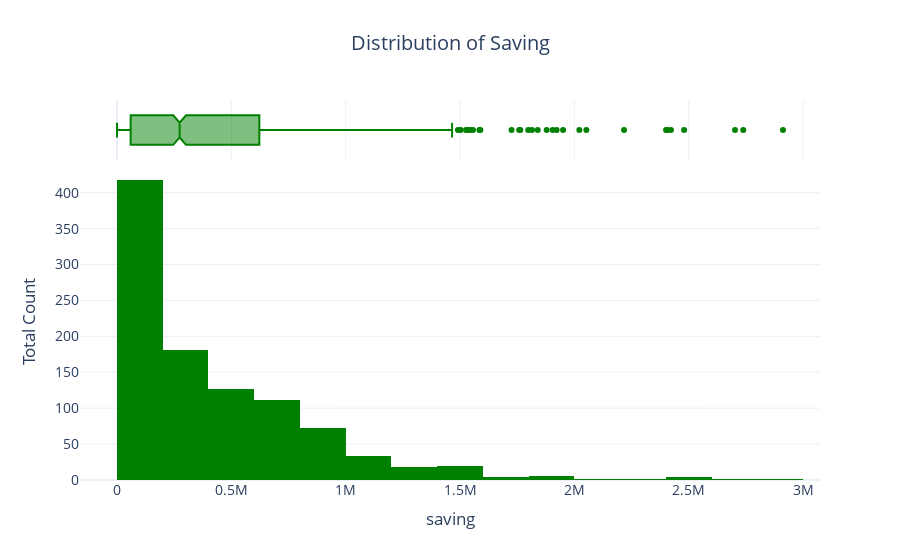

The notebook cell this image was saved under:
### Code cell
#'INCOME', 'SAVINGS', 'DEBT'
fig1=px.histogram(data,x="SAVINGS",nbins=20,title="Distribution of Saving ",
                 labels={"SAVINGS":"savings","count":"count"},
                 color_discrete_sequence=["green"],
                 marginal="box",template="plotly_white")


fig1.update_layout(
    xaxis_title="saving",
    yaxis_title="Total Count",
    title_x=0.5,   # title center
    font=dict(size=14) 
)


fig1.show()

### Figure 1 — Plotly figure (JSON) as saved in the notebook; plotly's stock layout.template omitted (floating-point values rounded to 4 significant figures; data arrays with more than 128 entries replaced by an {"elided": "..."} marker saying what was removed)
{"data": [{"bingroup": "x", "hovertemplate": "savings=%{x}<br>count=%{y}<extra></extra>", "legendgroup": "", "marker": {"color": "green", "pattern": {"shape": ""}}, "name": "", "nbinsx": 20, "orientation": "v", "showlegend": false, "type": "histogram", "x": {"elided": "1000 int values"}, "xaxis": "x", "yaxis": "y"}, {"hovertemplate": "savings=%{x}<extra></extra>", "legendgroup": "", "marker": {"color": "green"}, "name": "", "notched": true, "showlegend": false, "type": "box", "x": {"elided": "1000 int values"}, "xaxis": "x2", "yaxis": "y2"}], "layout": {"barmode": "relative", "font": {"size": 14}, "legend": {"tracegroupgap": 0}, "title": {"text": "Distribution of Saving ", "x": 0.5}, "xaxis": {"anchor": "y", "domain": [0, 1], "title": {"text": "saving"}}, "xaxis2": {"anchor": "y2", "domain": [0, 1], "matches": "x", "showgrid": true, "showticklabels": false}, "yaxis": {"anchor": "x", "domain": [0, 0.8316], "title": {"text": "Total Count"}}, "yaxis2": {"anchor": "x2", "domain": [0.8416, 1], "matches": "y2", "showgrid": false, "showline": false, "showticklabels": false, "ticks": ""}}}
